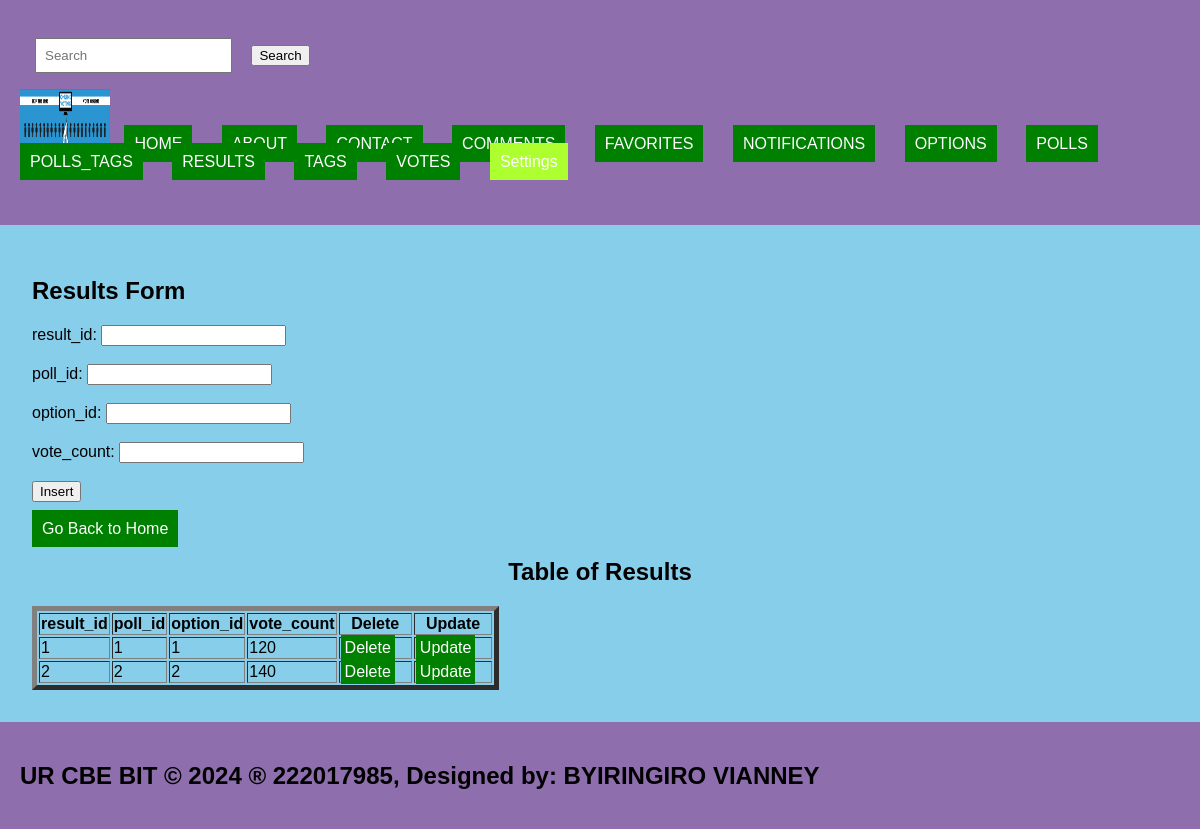
Page /Results.php on the committed database.
### tables this page shows
CREATE TABLE `results` (
  `result_id` int(11) NOT NULL,
  `poll_id` int(11) DEFAULT NULL,
  `option_id` int(11) DEFAULT NULL,
  `vote_count` int(11) DEFAULT NULL
);

### Results.php (the view, shortened to what this page needs)
<!DOCTYPE html>
<html lang="en">
<head>
  <link rel="stylesheet" type="text/css" href="style.css" title="style 1" media="screen, tv, projection, handheld, print"/>
</head>
<body bgcolor="skyblue">
<header>
  <br>
  <form class="d-flex" role="search" action="search.php">
    <input class="form-control me-2" type="search" placeholder="Search" aria-label="Search" name="query">
    <button class="btn btn-outline-success" type="submit">Search</button>
  </form>
  <ul style="list-style-type: none; padding: 0;">
    <li style="display: inline; margin-right: 10px;">
      <img src="./images/Online-Voting.png" width="90" height="60" alt="Logo">
    </li>
    <li style="display: inline; margin-right: 10px;"><a href="./home.html">HOME</a></li>
    <li style="display: inline; margin-right: 10px;"><a href="./about.html">ABOUT</a></li>
    <li style="display: inline; margin-right: 10px;"><a href="./contact.html">CONTACT</a></li>
    <li style="display: inline; margin-right: 10px;"><a href="./Comments.php">COMMENTS</a></li>
    <li style="display: inline; margin-right: 10px;"><a href="./Favorites.php">FAVORITES</a></li>
    <li style="display: inline; margin-right: 10px;"><a href="./Notifications.php">NOTIFICATIONS</a></li>
    <li style="display: inline; margin-right: 10px;"><a href="./Options.php">OPTIONS</a></li>
    <li style="display: inline; margin-right: 10px;"><a href="./Polls.php">POLLS</a></li>
    <li style="display: inline; margin-right: 10px;"><a href="./Polls_tags.php">POLLS_TAGS</a></li>
    <li style="display: inline; margin-right: 10px;"><a href="./Results.php">RESULTS</a></li>
    <li style="display: inline; margin-right: 10px;"><a href="./Tags.php">TAGS</a></li>
    <li style="display: inline; margin-right: 10px;"><a href="./Votes.php">VOTES</a></li>
    <li class="dropdown" style="display: inline; margin-right: 10px;">
      <a href="#" style="padding: 10px; color: white; background-color: greenyellow; text-decoration: none; margin-right: 15px;">Settings</a>
    </li><br><br>
  </ul>
</header>
<section>
  <h1>Results Form</h1>
  <form method="post" action="<?php echo htmlspecialchars($_SERVER["PHP_SELF"]); ?>" onsubmit="return confirmInsert();">
    <label for="resultid">result_id:</label>
    <input type="number" id="resultid" name="result_id" required><br><br>
    <label for="pollid">poll_id:</label>
    <input type="number" id="pollid" name="poll_id" required><br><br>
    <label for="optid">option_id:</label>
    <input type="text" id="optid" name="option_id" required><br><br>
    <label for="votcount">vote_count:</label>
    <input type="number" id="votcount" name="vote_count" required><br><br>
    <input type="submit" name="insert" value="Insert"><br><br>
    <a href="./home.html">Go Back to Home</a>
  </form>
  <center><h2>Table of Results</h2></center>
  <table border="5">
    <tr>
      <th>result_id</th>
      <th>poll_id</th>
      <th>option_id</th>
      <th>vote_count</th>
      <th>Delete</th>
      <th>Update</th>
    </tr>
    <?php
    include('database_connection.php');
    $sql = "SELECT * FROM Results";
    $result = $connection->query($sql);
    if ($result->num_rows > 0) {
        while ($row = $result->fetch_assoc()) {
            $resultid = $row["result_id"];
            echo "<tr>
                    <td>" . $row["result_id"] . "</td>
                    <td>" . $row["poll_id"] . "</td>
                    <td>" . $row["option_id"] . "</td>
                    <td>" . $row["vote_count"] . "</td>
                    <td><a style='padding:4px' href='delete_Results.php?result_id=$resultid'>Delete</a></td>
                    <td><a style='padding:4px' href='update_Results.php?result_id=$resultid'>Update</a></td>
                </tr>";
        }
    } else {
        echo "<tr><td colspan='6'>No data found</td></tr>";
    }
    ?>
  </table>
</section>
<footer>
  <marquee>
    <b><h2>UR CBE BIT &copy; 2024 &reg; 222017985, Designed by: BYIRINGIRO VIANNEY</h2></b>
  </marquee>
</footer>
</body>
</html>

### style.css (style rules this page uses)
body { font-family: Arial, sans-serif; margin: 0; padding: 0; }
header { background-color: #8987; padding: 20px; }
footer { background-color: #8987; padding: 20px; }

### Results.php (style rules this page uses)
a { padding: 10px; color: white; background-color: green; text-decoration: none; margin-right: 15px; }
a:link { color: white; }
button.btn { margin-left: 15px; margin-top: 4px; }
input.form-control { margin-left: 15px; padding: 8px; }
header { background-color: #9067; padding: 20px; }
section { padding: 32px; }
footer { background-color: #9067; padding: 20px; }

### rows in the picture
results: result_id "1", poll "1", option "1", vote_count "120"
results: result_id "2", poll "2", option "2", vote_count "140"
